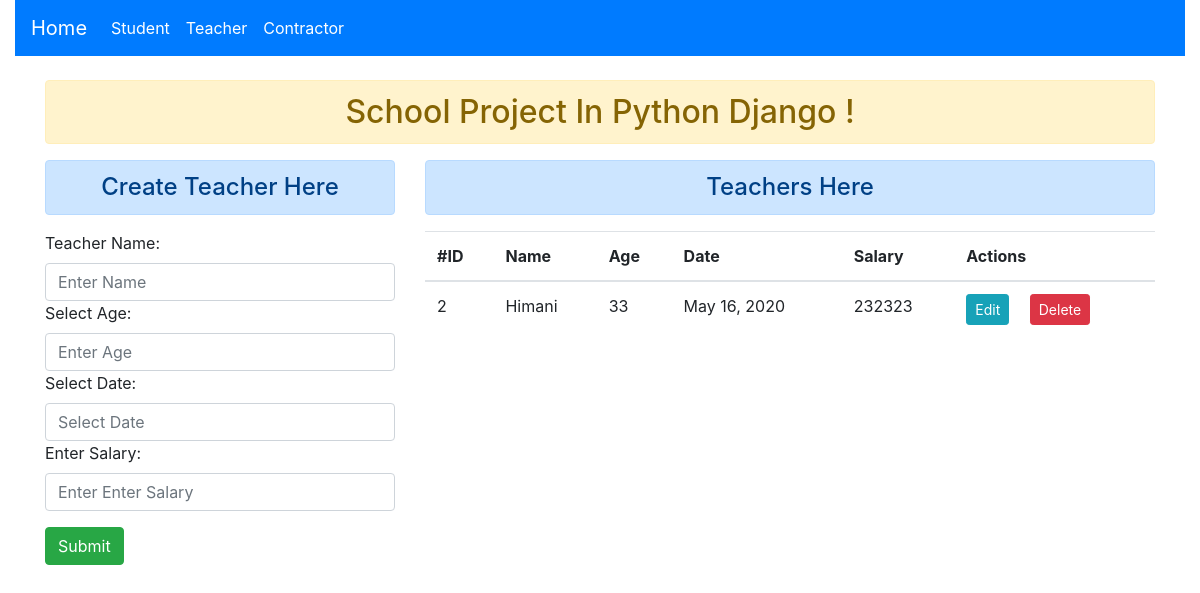
Page /teacher/ on the committed database.
### school/models.py (models this page shows)
class CommanInfo(models.Model):
    name = models.CharField(max_length=70)
    age = models.IntegerField()
    date = models.DateField()
    class Meta:
        abstract = True

class Teacher(CommanInfo):
    salary = models.IntegerField()

### school/views.py (the view, shortened to what this page needs)
# urls.py: path('teacher/', views.TeacherView.as_view(), name='teacher'),
class TeacherView(View):
    def get(self, request):
        form = TeacherForm()
        teachers = Teacher.objects.all()
        return render(request, 'school/teacher.html', {'form': form, 'teachers': teachers})

### school/forms.py
class TeacherForm(forms.ModelForm):
    class Meta:
        model = Teacher
        fields = ['name', 'age', 'date', 'salary']
        widgets = {
            'name': forms.TextInput(attrs={'class': 'form-control', 'placeholder': 'Enter Name'}),
            'age': forms.NumberInput(attrs={'class': 'form-control', 'placeholder': 'Enter Age'}),
            'date': forms.DateInput(attrs={'class': 'form-control input-group date', 'data-provide': 'datepicker', 'placeholder': 'Select Date'}),
            'salary': forms.NumberInput(attrs={'class': 'form-control', 'placeholder': 'Enter Enter Salary'}),
        }
        labels = {'name': 'Teacher Name', 'age': 'Select Age', 'date': 'Select Date', 'salary': 'Enter Salary'}

### school/templates/school/teacher.html (shortened to what this page needs)
{% extends 'school/base.html' %}
{% block content %}
    <div class="row">
        <div class="col-sm-4">
            <h4 class="text-center alert alert-primary">Create Teacher Here</h4>
            <form action="" method="post">
                {% for fm in form %}
                    {{fm.label_tag}}
                    {{fm}}
                {% endfor %}
                <input class="btn btn-success mt-3" type="submit" value="Submit">
            </form>
        </div>
        <div class="col-sm-8">
            <h4 class="text-center alert alert-primary">Teachers Here</h4>
            {% if teachers %}
                <table class="table table-hover">
                    <thead>
                        <tr>
                            <th scope="col">#ID</th>
                            <th scope="col">Name</th>
                            <th scope="col">Age</th>
                            <th scope="col">Date</th>
                            <th scope="col">Salary</th>
                            <th scope="col">Actions</th>
                        </tr>
                    </thead>
                    <tbody>
                        {% for teacher in teachers %}
                            <tr>
                                <td>{{teacher.id}}</td>
                                <td>{{teacher.name}}</td>
                                <td>{{teacher.age}}</td>
                                <td>{{teacher.date}}</td>
                                <td>{{teacher.salary}}</td>
                                <td>
                                    <a class="btn btn-sm btn-info" href="{% url 'teacheredit' teacher.id %}">Edit</a>
                                    <a class="btn btn-sm btn-danger ml-3" href="{% url 'teacherdelete' teacher.id %}">Delete</a>
                                </td>
                            </tr>
                        {% endfor %}
                    </tbody>
                </table>
            {% else %}
                <h4 class="text-center alert alert-danger">No Records</h4>
            {% endif %}
        </div>
    </div>
{% endblock content %}

### rows in the picture
Teacher: id "2", name "Himani", age "33", date "May 16, 2020", salary "232323"

### other values in the picture
{{ fm.label_tag }} "Teacher Name:" "Select Age:" "Select Date:" "Enter Salary:"
